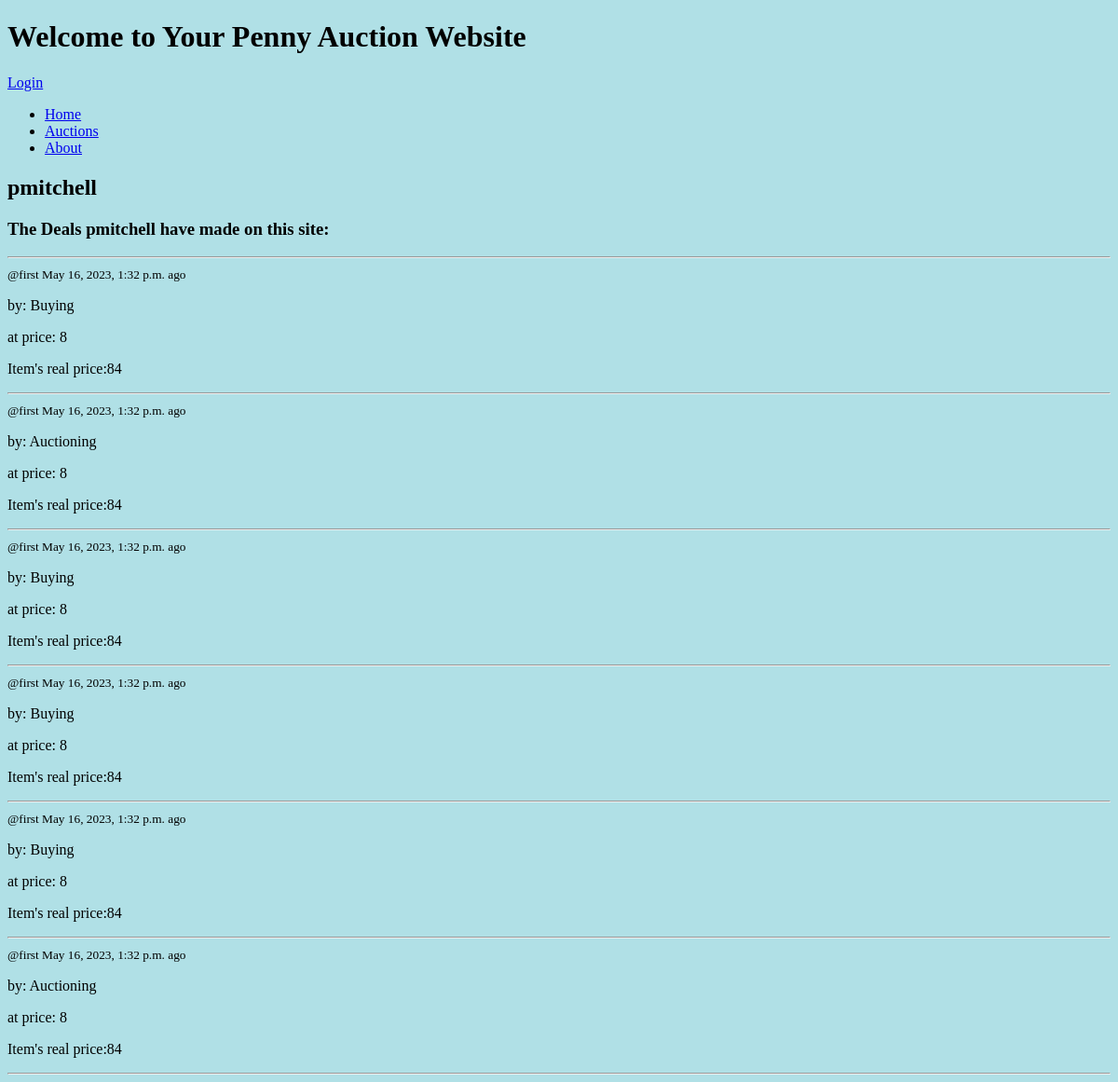
The app's page /profile/425 with its own data.
### base/models.py (models this page shows)
class User(AbstractUser):
    name = models.CharField(max_length=200, null=True)
    address = models.TextField(null=True)
    email = models.EmailField(unique=True, null=True)
    phone = models.CharField(max_length=14, null=True)
    bids_number = models.IntegerField(default=0)
    bio = models.TextField(null=True)
    groups = models.ManyToManyField(
        'auth.Group', related_name='custom_user_set', blank=True
    )
    user_permissions = models.ManyToManyField(
        'auth.Permission', related_name='custom_user_set', blank=True
    )

class Deal(models.Model):
    product = models.ForeignKey(Product, on_delete=models.CASCADE)
    date_modified = models.DateTimeField(auto_now_add=True)
    address = models.TextField(null=False)
    user = models.ForeignKey(User, on_delete=models.CASCADE, related_name='deals')
    deal_type = models.CharField(max_length=50, choices=[(dt.value, dt.name) for dt in DealType])
    transaction = models.ForeignKey(Transaction, on_delete=models.SET_NULL, null=True)
    class Meta:
        ordering = ['-date_modified']

class Product(models.Model):
    company = models.ForeignKey(Company, on_delete=models.CASCADE)
    name = models.CharField(max_length=255)
    price = models.DecimalField(max_digits=10, decimal_places=0)
    description = models.TextField(null=True, blank=True)
    category = models.CharField(max_length=50, choices=[(ca.value, ca.name) for ca in Category])

class Transaction(models.Model):
    payment_number = models.CharField(max_length=25)
    price = models.DecimalField(max_digits=10, decimal_places=0, null=False, default=0)

### base/views.py (the view)
# urls.py: path('profile/<str:pk>', views.userProfile, name="user-profile"),
def userProfile(request, pk):
    user = User.objects.get(id=pk)
    deals = user.deals.all()
    bids = user.bids.all()
    owner_user = user == request.user
    context = {'user': user, 'owner_user': owner_user, 'deals': deals, 'bids': bids}
    return render(request, 'base/profile.html', context)

### base/templates/base/profile.html (shortened to what this page needs)
{% extends 'main.html' %}
{% block content %}
<h2>{{user.username}}</h2>
    {% if owner_user %}
        <h3>The Deals you have made on this site:</h3>
    {% else %}
        <h3>The Deals {{user.username}} have made on this site:</h3>
    {% endif %}
    <hr>
    {% for deal in deals %}
        <div>
            <small>@{{deal.product.name}} {{deal.date_modified}} ago</small>
            <p>by: {{deal.deal_type}}ing</p>
            <p>at price: {{deal.transaction.price}}</p>
            <p>Item's real price:{{deal.product.price}}</p>
            <hr>
        </div>
    {% endfor %}
{% endblock content %}

### templates/main.html (shortened to what this page needs)
<!DOCTYPE html>
{% load static %}
<html>
<head>
    <link rel="stylesheet" type="text/css" media="screen" href="{%static 'styles/style.css'%}">
</head>
<body>
{% include 'navbar.html' %}
{% block content %}
{% endblock %}
</body>
</html>

### templates/navbar.html (shortened to what this page needs)
{% load static %}
<head>
    <link rel="stylesheet" href="{% static 'styles/style.css' %}">
</head>
<header>
    <h1>Welcome to Your Penny Auction Website</h1>
    <nav>
        {% if request.user.is_authenticated %}
        <p>Hello {{request.user.name}}</p>
        <a href="{% url 'user-profile' user.id %}">Profile Panel</a>
        <hr>
        <a href="{% url 'update-user'%}">Profile Setting</a>
        <hr>
        <a href="{% url 'logout' %}">Logout</a>
        {% else %}
        <a href="{% url 'login' %}">Login</a>
        {% endif %}
        <ul>
            <li><a href="#">Home</a></li>
            <li><a href="#">Auctions</a></li>
            <li><a href="#">About</a></li>
        </ul>
    </nav>
</header>

### static/styles/style.css (style rules this page uses)
body { background-color: powderblue; }

### records on screen
User: username "pmitchell"
Deal: product.name "first", date_modified "May 16, 2023, 1:32 p.m.", deal_type "Buy", transaction.price "8", product.price "84"
Deal: product.name "first", date_modified "May 16, 2023, 1:32 p.m.", deal_type "Auction", transaction.price "8", product.price "84"
Deal: product.name "first", date_modified "May 16, 2023, 1:32 p.m.", deal_type "Buy", transaction.price "8", product.price "84"
Deal: product.name "first", date_modified "May 16, 2023, 1:32 p.m.", deal_type "Buy", transaction.price "8", product.price "84"
Deal: product.name "first", date_modified "May 16, 2023, 1:32 p.m.", deal_type "Buy", transaction.price "8", product.price "84"
Deal: product.name "first", date_modified "May 16, 2023, 1:32 p.m.", deal_type "Auction", transaction.price "8", product.price "84"
